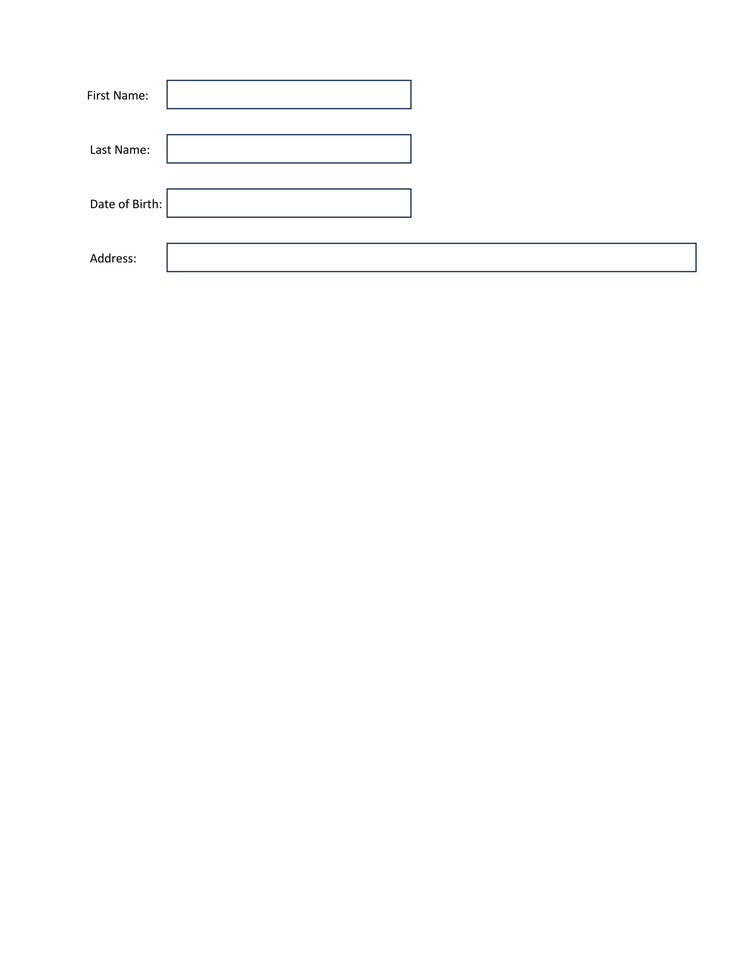
#> input picture images/img5.png, 738 x 956 px, shrunk from 1700 x 2200 before the run
$ python test.py
#> lines starting #> are read from the running program, lines starting #| are printed output that depends on the picture; after the words box and inside, x2 and y2 are one past the last pixel; in counts of white or black regions, pixels touching at a corner belong together
import cv2

def detect_rectangles(image_path):
#> called with image_path = './images/img5.png'
    image = cv2.imread(image_path)
#> image is the input picture: shape (956, 738, 3); mean B, G, R 253.9, 253.7, 253.6
    gray = cv2.cvtColor(image, cv2.COLOR_BGR2GRAY)
    blurred = cv2.GaussianBlur(gray, (5, 5), 0)
    edges = cv2.Canny(blurred, 50, 150)
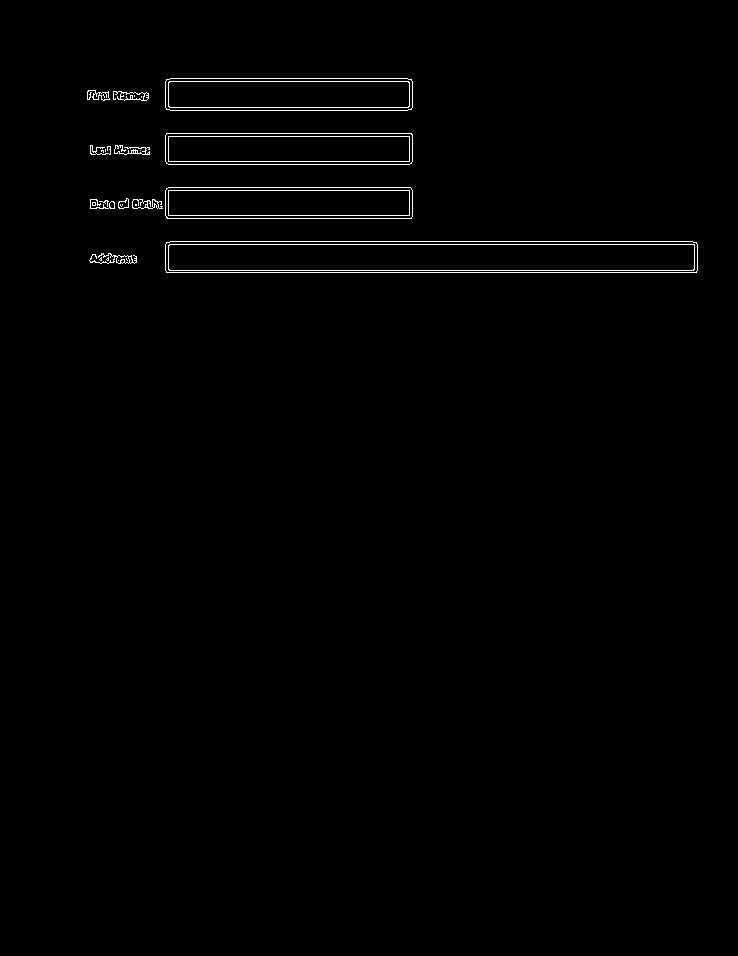
#> edges: shape (956, 738); 0.91% white in thin lines or dots, all inside (x1, y1, x2, y2) = (87, 78, 698, 273)
    contours, _ = cv2.findContours(edges, cv2.RETR_EXTERNAL, cv2.CHAIN_APPROX_SIMPLE)
#> contours = 19 contours, 7 with area under 20; largest, box (x1, y1, x2, y2) and area: (165, 241, 698, 273) 16477, (165, 78, 413, 111) 7880, (165, 133, 413, 165) 7647, (165, 187, 413, 219) 7646, (113, 91, 149, 101) 192

    rectangles = []

    for contour in contours:
        epsilon = 0.02 * cv2.arcLength(contour, True)
        approx = cv2.approxPolyDP(contour, epsilon, True)
        if len(approx) == 4:
            x, y, width, height = cv2.boundingRect(approx)
            if(width>5 and height>5):
                rectangles.append({
                    "top_left": (x, y),
                    "width": width,
                    "height": height
                })
                cv2.rectangle(image, (x, y), (x + width, y + height), (0, 255, 0), 2)
#> this loop made 19 passes
#> (epsilon, approx, x, y, width, height) on passes 1, 2, 4, 5, 10, 16, 19: (0.165, [[108, 257], [106, 259], [107, 260], [108, 260]], 106, 257, 3, 4), (0.165, [[101, 257], [99, 259], [100, 260], [101, 260]], 99, 257, 3, 4), (22.45, [[165, 244], [166, 272], [697, 270], [692, 241]], 165, 241, 533, 32), (0.24, [[92, 202], [92, 205], [95, 205], [95, 202]], 92, 202, 4, 4), (11.04, [[165, 190], [167, 218], [412, 216], [410, 187]], 165, 187, 248, 32), (11.05, [[165, 135], [168, 164], [412, 161], [411, 133]], 165, 133, 248, 32), (11.07, [[165, 81], [170, 110], [412, 107], [407, 78]], 165, 78, 248, 33)
#> epsilon on passes 3, 6, 7, 8, 9, 12: 4.92, 0.671, 2.8, 2.35, 0.73, 0.177
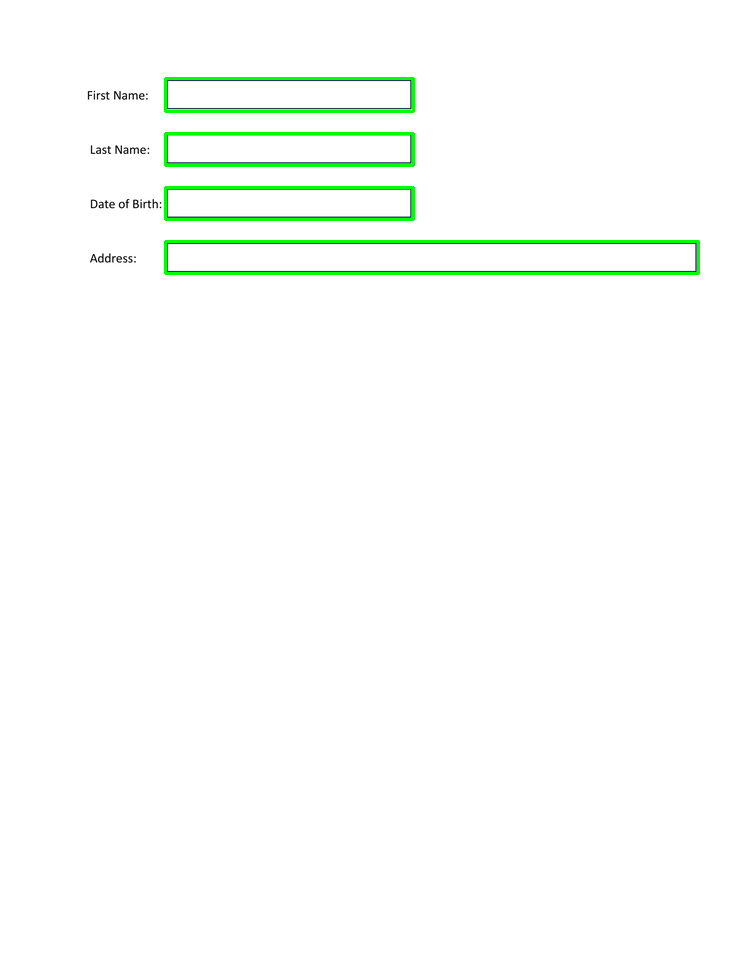
#> image: shape (956, 738, 3); 1.19% of pixels changed, all inside (x1, y1, x2, y2) = (164, 77, 700, 275)
#> after the loop, rectangles = 4 items

    return rectangles
image_path = "./images/img5.png"
rectangles = detect_rectangles(image_path)
#> rectangles = 4 items
for rect in rectangles:
    print(f"Top-left: {rect['top_left']}, Width: {rect['width']}, Height: {rect['height']}")
#> this loop made 4 passes
#> rect on passes 1 to 4: {'top_left': (165, 241), 'width': 533, 'height': 32}, {'top_left': (165, 187), 'width': 248, 'height': 32}, {'top_left': (165, 133), 'width': 248, 'height': 32}, {'top_left': (165, 78), 'width': 248, 'height': 33}
#| Top-left: (165, 241), Width: 533, Height: 32
#| Top-left: (165, 187), Width: 248, Height: 32
#| Top-left: (165, 133), Width: 248, Height: 32
#| Top-left: (165, 78), Width: 248, Height: 33

$ run again, with images/img11.png copied over images/img5.png
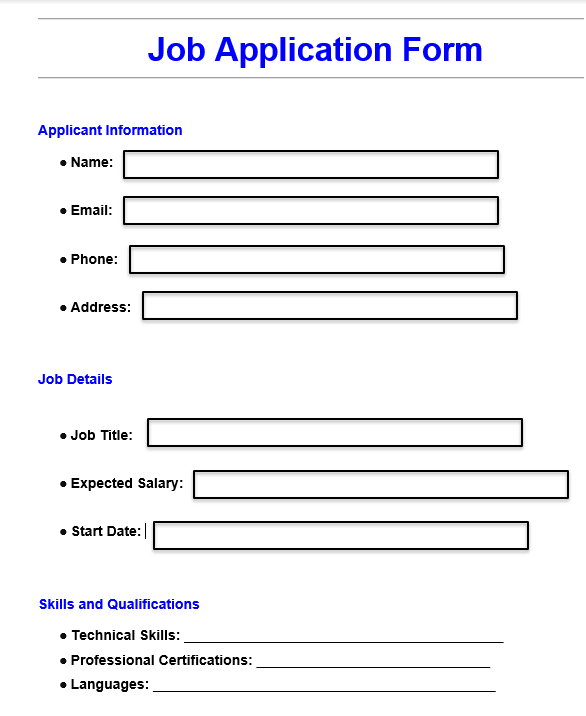
#> input picture images/img11.png, 586 x 716 px
#> in detect_rectangles, image is the input picture: shape (716, 586, 3); mean B, G, R 243.1, 240.2, 240.2
#> in detect_rectangles, `edges = cv2.Canny(blurred, 50, 150)`:
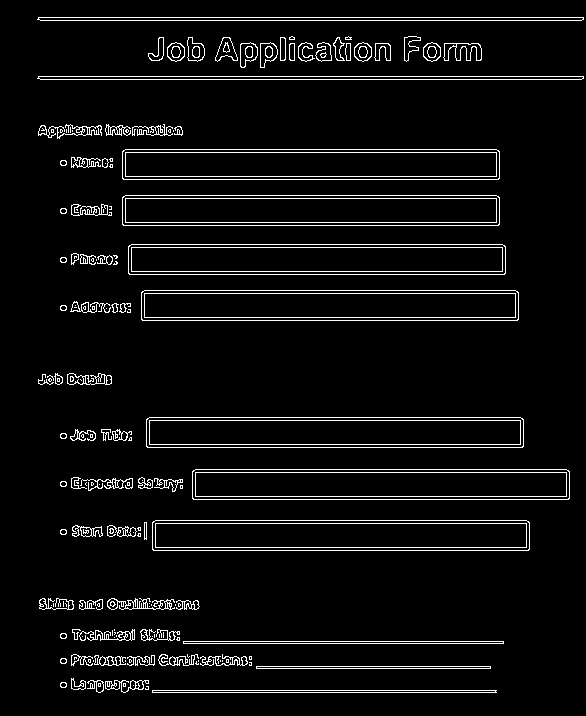
#> edges: shape (716, 586); 5.3% white in thin lines or dots, all inside (x1, y1, x2, y2) = (37, 17, 584, 693)
#> contours = 150 contours, 73 with area under 20; largest, box (x1, y1, x2, y2) and area: (152, 520, 530, 551) 11303, (192, 469, 570, 500) 11303, (146, 417, 524, 448) 11303, (141, 290, 519, 321) 11303, (128, 244, 506, 275) 11303
#> the loop in detect_rectangles, `for contour in contours:` made 150 passes
#> (epsilon, approx, x, y, width, height) on passes 3, 16, 20, 50: (0.2, [[123, 683], [123, 686], [125, 686], [125, 683]], 123, 683, 3, 4), (0.2, [[226, 659], [226, 662], [228, 662], [228, 659]], 226, 659, 3, 4), (0.2, [[249, 656], [249, 659], [251, 659], [251, 656]], 249, 656, 3, 4), (0.137, [[65, 603], [66, 604], [66, 606], [66, 604]], 65, 603, 2, 4)
#> after the loop in detect_rectangles, `for contour in contours:`:
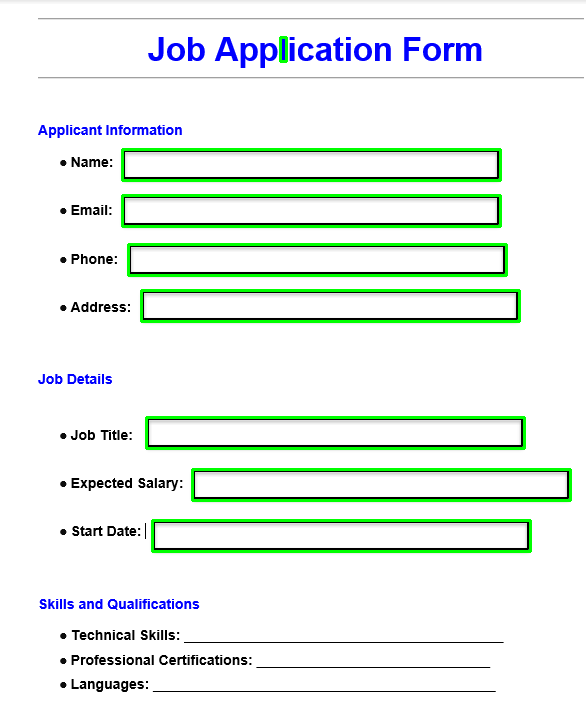
#> image: shape (716, 586, 3); 4.13% of pixels changed, all inside (x1, y1, x2, y2) = (121, 36, 572, 553)
#> after the loop in detect_rectangles, `for contour in contours:`: rectangles = 8 items
#> the loop `for rect in rectangles:` made 8 passes
#> rect on passes 1 to 8: {'top_left': (152, 520), 'width': 378, 'height': 31}, {'top_left': (192, 469), 'width': 378, 'height': 31}, {'top_left': (146, 417), 'width': 378, 'height': 31}, {'top_left': (141, 290), 'width': 378, 'height': 31}, {'top_left': (128, 244), 'width': 378, 'height': 31}, {'top_left': (122, 195), 'width': 378, 'height': 31}, {'top_left': (122, 149), 'width': 378, 'height': 31}, {'top_left': (280, 37), 'width': 6, 'height': 24}
#> (printed output is left out)
